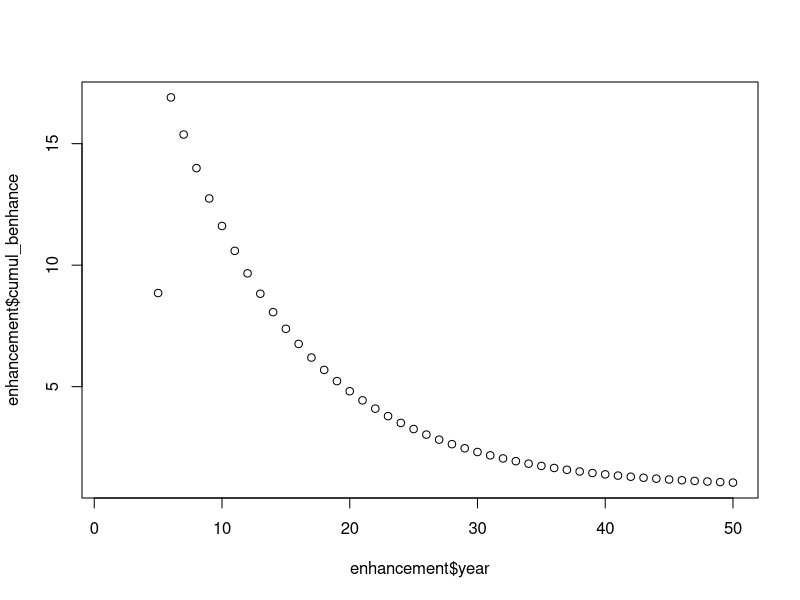

Generate this figure with R:
# model biomass enhanced by restored reefs based on juvenile abundance
# CABuelow

# set up some initial parameters (all are spp specific)
# TODO: what is t0?
# something wrong

dpost <- 50 # juveniles per hectare post restoration
dpre <- 30 # juveniles per hectare pre restoration
m <- 0.1 # mortality
t_max <- 26 # maximum age
t_0 <- 0.1 # theoretical age when length is 0
t_harv <- 5 # age of recruitment to fishery
l_asym <- 20 # asymptotic size (length in cm)
Ks <- 0.5 # Brody growth coef 
a <- 0.1 # intercept of length-weight relationship
b <- 0.5 # slope of length-weight relationship
area_restor <- 20 # area restored in hectares
years <- 50 # number of years since restoration

# set up as a dataframe

dat <- data.frame(species = 'Snapper', dpost = dpost, dpre = dpre,
                 m = m, t_max = t_max, t_0 = t_0, t_harv = t_harv,
                 l_asym = l_asym, Ks = Ks, a = a, b = b)

# function to return a dataframe of densities, lengths and weights in each year

mod_enhance <- function(spp, dpost, dpre, m, t_max, t_0, t_harv, l_asym, Ks, a, b, area_restor, years){
  df <- data.frame(species = NA, year = NA, denhance = NA, length = NA, weight = NA, weight_i = NA, benhance = NA, cumul_benhance = NA)
  for(i in 1:years){
  df[i,1] <- spp # spp
  df[i,2] <- i # year
  df[i,3] <- (dpost-dpre)*exp(-m*(i-0.5)) # estimate biomass enhancement
  df[i,4] <- l_asym*(1-exp(-Ks*(i-t_0))) # estimate length
  df[i,5] <- a*df[i,4]^b # convert to weight
  df[i,6] <- if(i>1){df[i,5]-df[i-1,5]}else(0) # TODO: double check this is right
  }
  for(i in t_harv:years){
  df[i,7] <- df[t_harv, 'weight'] + (sum(df[t_harv:t_max, 'weight_i'], na.rm = T))*df[i,3]*area_restor
  df[i,8] <- if(i>t_harv){df[i-1,7]+df[i,7]}else(df[i,7]) # TODO: double check this is right
  }
  return(df)
}

# run the model

enhancement <- mod_enhance(dat$species, dat$dpost, dat$dpre, dat$m, dat$t_max, dat$t_0, 
           dat$t_harv, dat$l_asym, dat$Ks, dat$a, dat$b, 
           area_restor = area_restor, years = years)

# have a look 

head(enhancement)
plot(x = enhancement$year, y = enhancement$cumul_benhance) # something wrong

